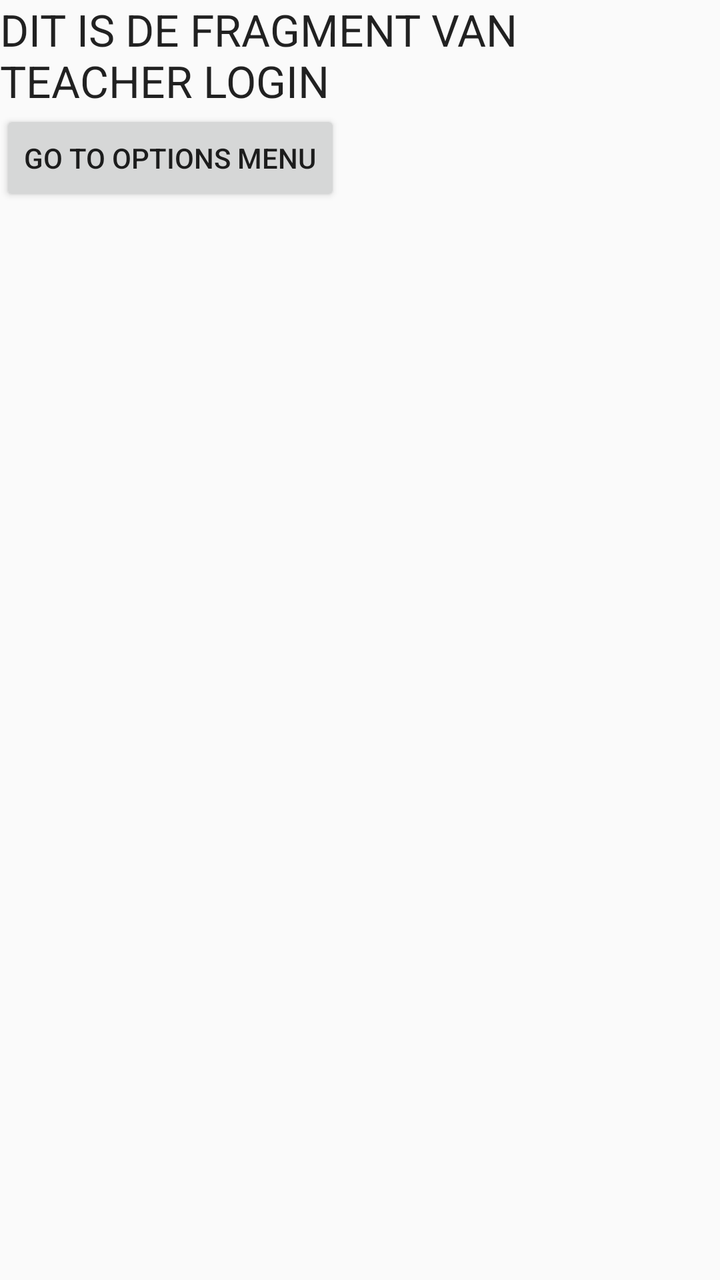
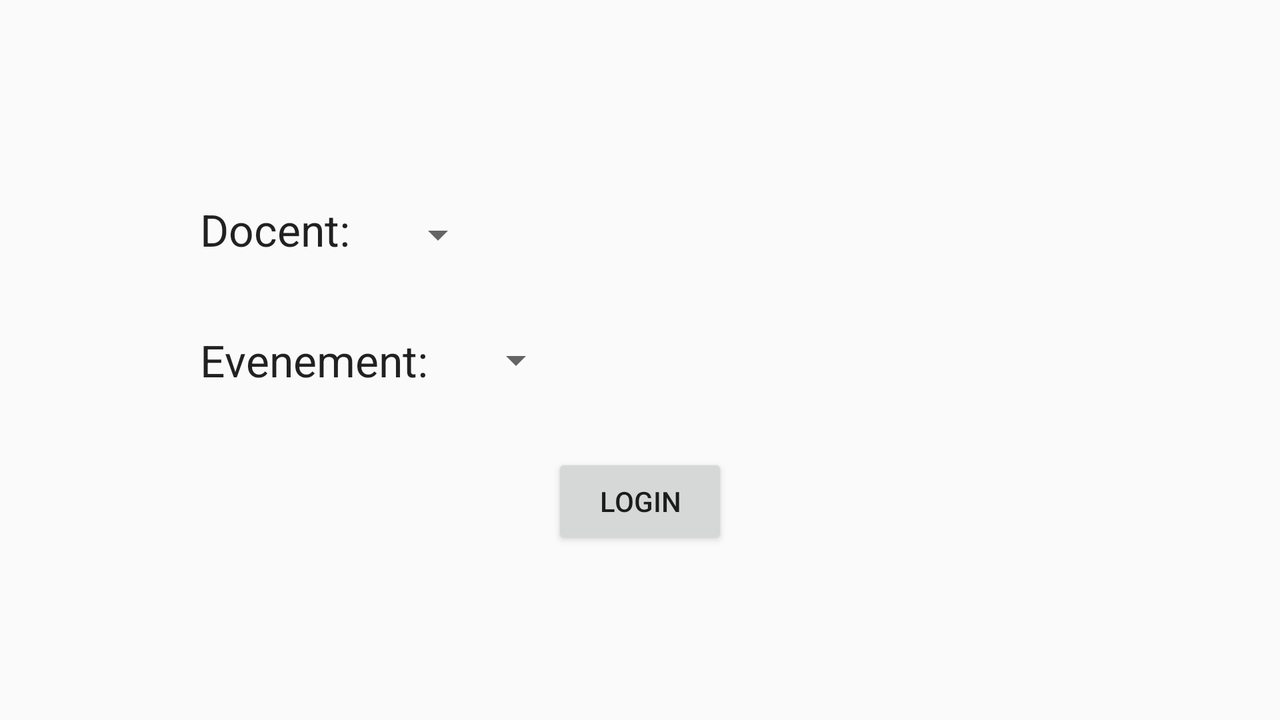

First picture: res/layout/ on a phone held upright. Second picture: the repository's own variant of that layout, on a device whose configuration matches the variant's folder. Source for both follows.
<!-- AndroidManifest.xml: application theme AppTheme -->
<!-- res/layout/fragment_teacher_login.xml -->
<?xml version="1.0" encoding="utf-8"?>
<RelativeLayout
    xmlns:android="http://schemas.android.com/apk/res/android"
    xmlns:tools="http://schemas.android.com/tools"
    android:layout_width="match_parent"
    android:layout_height="match_parent"
    tools:context="be.ehb.dtsid_inapp.TeacherFragments.TeacherLogin">

    <TextView
        android:layout_width="wrap_content"
        android:layout_height="wrap_content"
        android:textAppearance="?android:attr/textAppearanceLarge"
        android:text="DIT IS DE FRAGMENT VAN TEACHER LOGIN"
        android:id="@+id/textView2"
        android:layout_alignParentTop="true"
        android:layout_alignParentLeft="true"
        android:layout_alignParentStart="true" />

    <Button
        android:layout_width="wrap_content"
        android:layout_height="wrap_content"
        android:text="Go to options menu"
        android:id="@+id/btn_teacher_login"
        android:layout_below="@+id/textView2"
        android:layout_alignParentLeft="true"
        android:layout_alignParentStart="true"
        android:onClick="goToOtherFragment" />
</RelativeLayout>
<!-- resources referenced by this layout -->
<resources>
  <!-- from res/values-v21/ -->
  <style name="AppTheme" parent="Theme.AppCompat.Light.NoActionBar">
          <item name="android:statusBarColor">#000000</item>
          <item name="android:switchStyle">@style/CustomSwitch</item>
      </style>
  <!-- from res/values-v21/ -->
  <style name="CustomSwitch" parent="Base.TextAppearance.AppCompat.Widget.Switch">
          <item name="android:colorAccent">@color/ehb_rood</item>
      </style>
  <color name="ehb_rood">#f40613</color>
</resources>
<!-- res/layout-land/fragment_teacher_login.xml (the author's variant of the layout above) -->
<!-- drawn on the phone turned sideways -->
<?xml version="1.0" encoding="utf-8"?>
<RelativeLayout
    xmlns:android="http://schemas.android.com/apk/res/android"
    xmlns:tools="http://schemas.android.com/tools"
    android:layout_width="match_parent"
    android:layout_height="match_parent"
    tools:context="be.ehb.dtsid_inapp.TeacherFragments.TeacherLogin">

    <Button
        android:layout_width="wrap_content"
        android:layout_height="wrap_content"
        android:text="Login"
        android:id="@+id/btn_teacher_login"
        android:onClick="goToOtherFragment"
        android:layout_marginTop="32dp"
        android:layout_below="@+id/sp_evenement_list"
        android:layout_centerHorizontal="true" />

    <TextView
        android:layout_width="wrap_content"
        android:layout_height="wrap_content"
        android:textAppearance="?android:attr/textAppearanceLarge"
        android:text="@string/txt_label_docent_loginscreen"
        android:id="@+id/tv_label_docent_loginscreen"
        android:layout_marginLeft="100dp"
        android:layout_marginTop="100dp" />

    <Spinner
        android:layout_width="wrap_content"
        android:layout_height="wrap_content"
        android:id="@+id/sp_docent_list"
        android:spinnerMode="dropdown"
        android:layout_marginTop="100dp"
        android:layout_marginRight="100dp"
        android:layout_toRightOf="@+id/tv_label_docent_loginscreen"
        android:layout_toEndOf="@+id/tv_label_docent_loginscreen"
        android:layout_marginLeft="20dp"
        android:layout_alignBottom="@+id/tv_label_docent_loginscreen" />

    <TextView
        android:layout_width="wrap_content"
        android:layout_height="wrap_content"
        android:textAppearance="?android:attr/textAppearanceLarge"
        android:text="@string/txt_label_event_loginscreen"
        android:id="@+id/tv_label_evenement_loginscreen"
        android:layout_centerVertical="true"
        android:layout_alignLeft="@+id/tv_label_docent_loginscreen"
        android:layout_alignStart="@+id/tv_label_docent_loginscreen" />

    <Spinner
        android:layout_width="wrap_content"
        android:layout_height="wrap_content"
        android:id="@+id/sp_evenement_list"
        android:spinnerMode="dropdown"
        android:layout_toRightOf="@+id/tv_label_evenement_loginscreen"
        android:layout_toEndOf="@+id/tv_label_evenement_loginscreen"
        android:layout_marginRight="100dp"
        android:layout_alignTop="@+id/tv_label_evenement_loginscreen"
        android:layout_alignBottom="@+id/tv_label_evenement_loginscreen"
        android:layout_marginLeft="20dp" />
</RelativeLayout>
<!-- resources referenced by the variant -->
<!-- as the phone turned sideways resolves them -->
<resources>
  <string name="txt_label_docent_loginscreen">Docent:</string>
  <string name="txt_label_event_loginscreen">Evenement:</string>
  <!-- from res/values-v21/ -->
  <style name="AppTheme" parent="Theme.AppCompat.Light.NoActionBar">
          <item name="android:statusBarColor">#000000</item>
          <item name="android:switchStyle">@style/CustomSwitch</item>
      </style>
  <!-- from res/values-v21/ -->
  <style name="CustomSwitch" parent="Base.TextAppearance.AppCompat.Widget.Switch">
          <item name="android:colorAccent">@color/ehb_rood</item>
      </style>
  <color name="ehb_rood">#f40613</color>
</resources>
